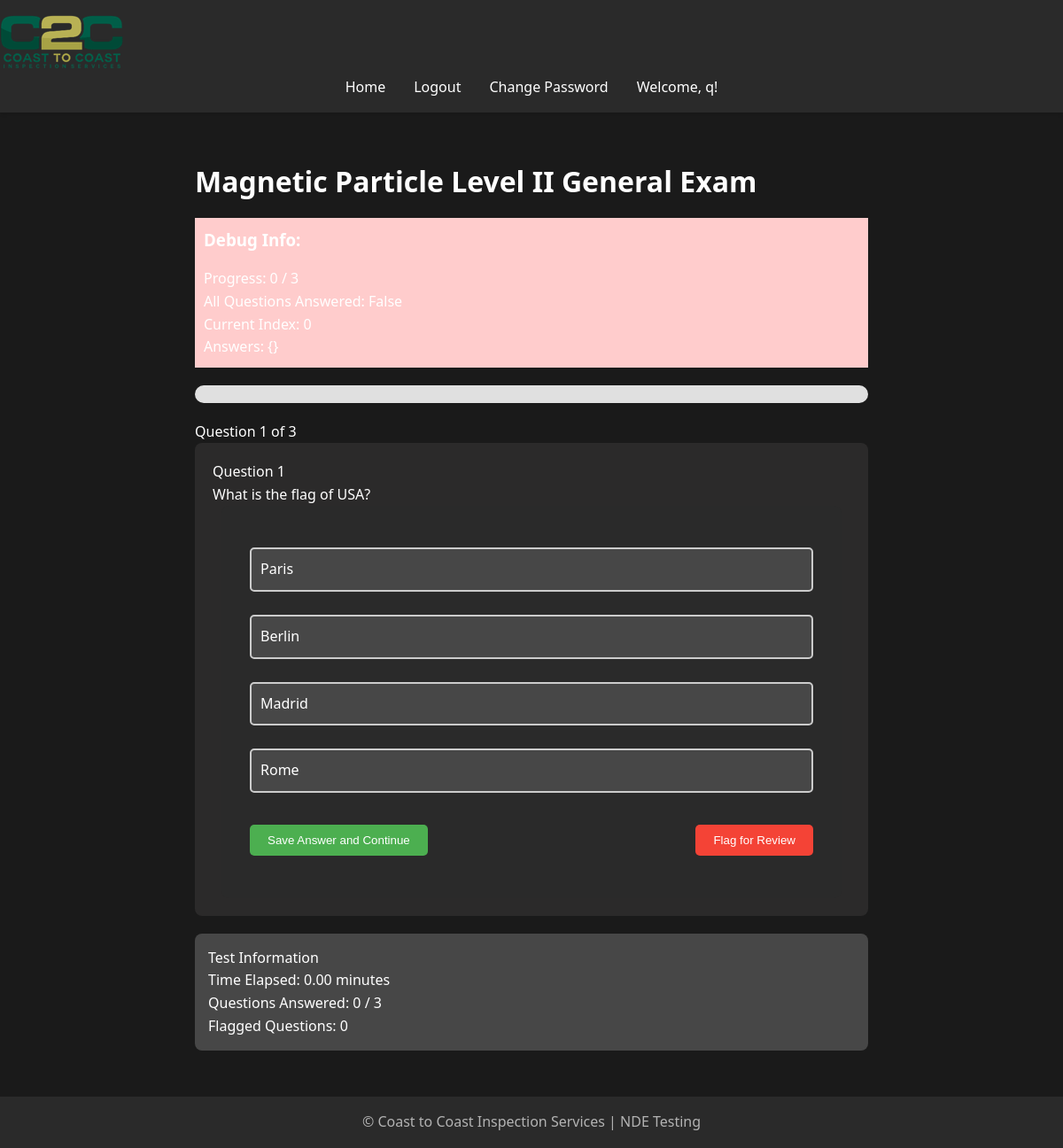
Screenshot of /take_test/2 (signed in) with the database file from the repository.
### models.py (models this page shows, shortened)
class User(UserMixin, db.Model):
    id = db.Column(db.Integer, primary_key=True)
    username = db.Column(db.String(80), unique=True, nullable=False)
    password = db.Column(db.String(120), nullable=False)
    is_admin = db.Column(db.Boolean, default=False)
    test_results = db.relationship('TestResult', back_populates='user', lazy=True)
    accesses = db.relationship('TestAccess', back_populates='user', lazy=True)
    access_requests = db.relationship('TestAccessRequest', back_populates='user', lazy=True)

class Test(db.Model):
    id = db.Column(db.Integer, primary_key=True)
    title = db.Column(db.String(100), nullable=False)
    question_count = db.Column(db.Integer, nullable=False, default=10)
    test_results = relationship('TestResult', back_populates='test', cascade='all, delete-orphan')
    questions = relationship('Question', back_populates='test', cascade='all, delete-orphan')
    accesses = db.relationship('TestAccess', back_populates='test', lazy=True, cascade="all, delete-orphan")
    access_requests = db.relationship('TestAccessRequest', back_populates='test', lazy=True, cascade="all, delete-orphan")

class Question(db.Model):
    id = db.Column(db.Integer, primary_key=True)
    content = db.Column(db.String(500), nullable=False)
    option_a = db.Column(db.String(200), nullable=False)
    option_b = db.Column(db.String(200), nullable=False)
    option_c = db.Column(db.String(200), nullable=True)
    option_d = db.Column(db.String(200), nullable=True)
    correct_answer = db.Column(db.String(1), nullable=False)
    test_id = db.Column(db.Integer, db.ForeignKey('test.id'), nullable=False)
    test = db.relationship('Test', back_populates='questions')
    missed_questions = db.relationship('MissedQuestion', back_populates='question', lazy=True)

### app.py (the view, shortened to what this page needs)
@app.route('/take_test/<int:test_id>', methods=['GET', 'POST'])
@login_required
def take_test(test_id):
    test_access = TestAccess.query.filter_by(user_id=current_user.id, test_id=test_id).first()
    if not test_access or not test_access.is_accessible:
        flash('You do not have access to this test.', 'error')
        return redirect(url_for('home'))
    test = Test.query.get_or_404(test_id)
    total_questions = len(test.questions)
    if 'answers' not in session:
        session['answers'] = {}
    if 'flagged' not in session:
        session['flagged'] = {str(q.id): False for q in test.questions}
    if 'current_index' not in session:
        session['current_index'] = 0
    if 'start_time' not in session:
        session['start_time'] = datetime.utcnow().isoformat()
    current_question = test.questions[session['current_index']]
    progress = sum(1 for answer in session['answers'].values() if answer)
    flagged_questions = [i for i, q in enumerate(test.questions) if session['flagged'][str(q.id)]]
    time_elapsed = (datetime.utcnow() - datetime.fromisoformat(session['start_time'])).total_seconds() / 60
    all_questions_answered = progress == total_questions
    return render_template('take_test.html',
                           test=test,
                           current_question=current_question,
                           current_index=session['current_index'],
                           progress=progress,
                           total_questions=total_questions,
                           flagged_questions=flagged_questions,
                           time_elapsed=time_elapsed,
                           answers=session['answers'],
                           flagged=session['flagged'],
                           all_questions_answered=all_questions_answered)

### app.py (called while the page is built)
@app.before_request
def reset_session_on_navigation():
    test_endpoints = ['take_test', 'submit_test']
    current_endpoint = request.endpoint
    if current_endpoint is None:
        return

@app.context_processor
def utility_processor():
    def format_pacific_time(utc_dt):
        pacific_time = utc_to_pacific(utc_dt)
        return pacific_time.strftime('%Y-%m-%d %I:%M:%S %p %Z')
    return dict(format_pacific_time=format_pacific_time)

@login_manager.user_loader
def load_user(user_id):
    return User.query.get(int(user_id))

@app.before_request
def manage_test_session():
    if 'start_new_test' in request.args:
        session.pop('answers', None)
        session.pop('flagged', None)
        session.pop('current_index', None)
        session.pop('start_time', None)
    elif 'test_submitted' in session and request.endpoint != 'test_results':
        session.pop('answers', None)
        session.pop('flagged', None)
        session.pop('current_index', None)
        session.pop('start_time', None)
        session.pop('test_submitted', None)

### templates/take_test.html (shortened to what this page needs)
{% extends "base.html" %}
{% block content %}
<div class="test-container">
    <h1 class="test-title">{{ test.title }}</h1>
    <div style="background-color: #ffcccc; padding: 10px; margin-bottom: 20px;">
        <h3>Debug Info:</h3>
        <p>Progress: {{ progress }} / {{ total_questions }}</p>
        <p>All Questions Answered: {{ all_questions_answered }}</p>
        <p>Current Index: {{ current_index }}</p>
        <p>Answers: {{ answers }}</p>
    </div>
    <div class="progress-container">
        <div class="progress-bar">
        </div>
        <div class="progress-text">Question {{ current_index + 1 }} of {{ total_questions }}</div>
    </div>
    <div class="question-card">
        <div class="question-number">Question {{ current_index + 1 }}</div>
        <div class="question-text">{{ current_question.content }}</div>
        <form method="POST" id="answerForm">
            <div class="options">
                {% for option in [('A', current_question.option_a), ('B', current_question.option_b),
                                  ('C', current_question.option_c), ('D', current_question.option_d)] %}
                    {% if option[1] %}
                        <div class="option {% if answers[current_question.id|string] == option[0] %}selected{% endif %}" data-value="{{ option[0] }}">
                            {{ option[1] }}
                        </div>
                    {% endif %}
                {% endfor %}
            </div>
            <div class="action-buttons">
                <button type="submit" class="btn btn-primary" id="saveAndContinue">Save Answer and Continue</button>
                <button type="button" class="btn btn-secondary" id="flagButton">
                    {% if flagged[current_question.id|string] %}Unflag{% else %}Flag{% endif %} for Review
                </button>
            </div>
        </form>
    </div>
    <div class="info-card">
        <div class="info-title">Test Information</div>
        <div class="info-item">Time Elapsed: {{ "%0.2f"|format(time_elapsed) }} minutes</div>
        <div class="info-item">Questions Answered: {{ progress }} / {{ total_questions }}</div>
        <div class="info-item">Flagged Questions: {{ flagged_questions|length }}</div>
    </div>
</div>
{% endblock %}

### templates/base.html (shortened to what this page needs)
<!DOCTYPE html>
<html lang="en">
<head>
    <link rel="stylesheet" href="{{ url_for('static', filename='css/style.css') }}">
</head>
<body>
    <header>
        <nav class="navbar">
            <a class="navbar-brand" href="{{ url_for('home') }}">
                <img src="{{ url_for('static', filename='images/logo.png') }}" alt="Logo" class="logo">
            </a>
            <ul class="navbar-nav">
                <li><a href="{{ url_for('home') }}">Home</a></li>
                {% if current_user.is_authenticated %}
                    <li><a href="{{ url_for('logout') }}">Logout</a></li>
                    <li><a href="{{ url_for('change_password') }}">Change Password</a></li>
                    <li class="user-welcome">
                        <span>Welcome, {{ current_user.username }}!</span>
                    </li>
                {% else %}
                    <li><a href="{{ url_for('login') }}">Login</a></li>
                    <li><a href="{{ url_for('register') }}">Register</a></li>
                {% endif %}
            </ul>
        </nav>
    </header>
    <main>
        {% block content %}{% endblock %}
    </main>
    <footer>
        <p>&copy; Coast to Coast Inspection Services | NDE Testing</p>
    </footer>
</body>
</html>

### static/css/style.css (style rules this page uses)
:root { --bg-primary: #1a1a1a; --bg-secondary: #2a2a2a; --text-primary: #ffffff; --text-secondary: #b3b3b3; --accent-color: #87c787; --error-color: #cf6679; --success-color: #03dac6; }
* { box-sizing: border-box; margin: 0; padding: 0; }
body { font-family: 'Segoe UI', Tahoma, Geneva, Verdana, sans-serif; line-height: 1.6; color: var(--text-primary); background-color: var(--bg-primary); min-height: 100vh; display: flex; flex-direction: column; }
header { background-color: var(--bg-secondary); padding: 1rem 0; box-shadow: 0 2px 4px rgba(0,0,0,0.1); }
nav ul { display: flex; justify-content: center; list-style-type: none; }
nav ul li { margin: 0 1rem; }
nav ul li a { color: var(--text-primary); text-decoration: none; font-weight: 500; transition: color 0.3s ease; }
main { flex: 1; padding: 2rem; max-width: 1200px; margin: 0 auto; width: 100%; }
h1, h2, h3 { margin-bottom: 1rem; color: var(--text-primary); }
a { color: var(--accent-color); text-decoration: none; transition: color 0.3s ease; }
form { background-color: var(--bg-secondary); padding: 2rem; border-radius: 8px; max-width: 700px; margin: 0 auto; }
form div { margin-bottom: 1rem; }
button { background-color: rgb(59, 59, 59); color: var(--text-primary); padding: 0.5rem 1rem; border: none; border-radius: 4px; cursor: pointer; transition: background-color 0.3s ease; }
footer { text-align: center; padding: 1rem 0; background-color: var(--bg-secondary); color: var(--text-secondary); }

### templates/take_test.html (style rules this page uses)
.test-container { max-width: 800px; margin: 0 auto; padding: 20px; }
.progress-bar { background-color: #e0e0e0; height: 20px; border-radius: 10px; margin-bottom: 20px; }
.question-card { background-color: #2b2a2a; border-radius: 8px; padding: 20px; margin-bottom: 20px; }
.options { display: grid; gap: 10px; margin-top: 15px; }
.option { background-color: #474747; border: 2px solid #ccc; border-radius: 5px; padding: 10px; cursor: pointer; transition: all 0.3s ease; }
.action-buttons { margin-top: 20px; display: flex; justify-content: space-between; }
.btn { padding: 10px 20px; border: none; border-radius: 5px; cursor: pointer; }
.btn-primary { background-color: #4CAF50; color: white; }
.btn-secondary { background-color: #f44336; color: white; }
.info-card { background-color: #474747; border-radius: 8px; padding: 15px; margin-top: 20px; }

### rows the page displays
User: username "q"
Test: title "Magnetic Particle Level II General Exam"
Question: content "What is the flag of USA?", option_a "Paris", option_b "Berlin", option_c "Madrid", option_d "Rome"

### other values shown
{{ progress }} "0"
{{ total_questions }} "3"
{{ all_questions_answered }} "False"
{{ current_index }} "0"
{{ answers }} "{}"
{{ current_index + 1 }} "1"
{{ "%0.2f"|format(time_elapsed) }} "0.00"
{{ flagged_questions|length }} "0"
